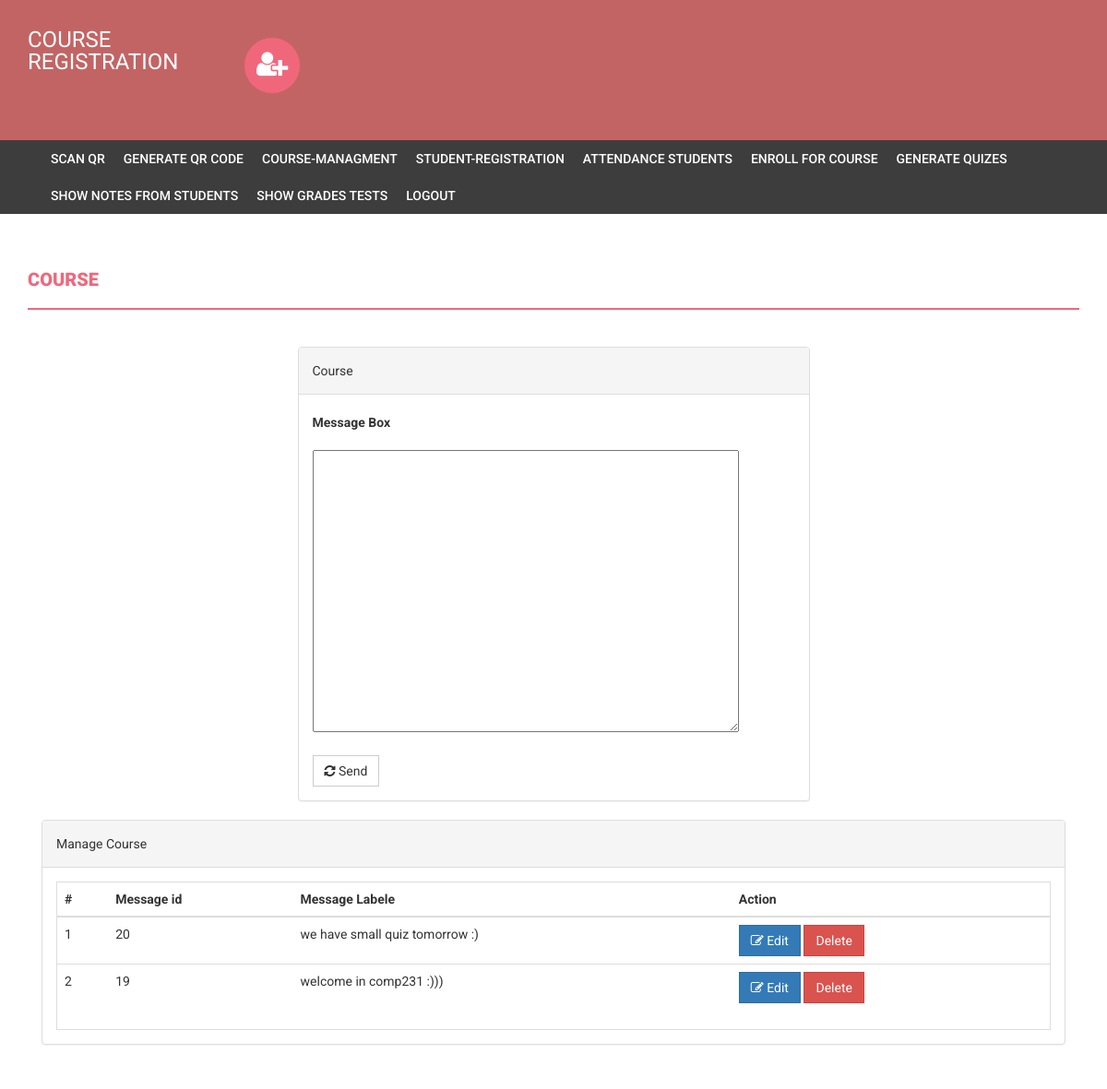
The app's page /send_message.php?id=19 (signed in) with its own data.
### tables this page shows
CREATE TABLE `posts` (
  `id` int(11) NOT NULL,
  `msg` varchar(100) NOT NULL,
  `courseid` int(11) NOT NULL
);

### Send_message.php (the view, shortened to what this page needs)
<?php
if (strlen($_SESSION['alogin']) == 0) {
    header('location:index.php');
} else {
    $id = intval($_GET['id']);
    ?>
<!DOCTYPE html>
<html xmlns="http://www.w3.org/1999/xhtml">
<head>
<link href="assets/css/bootstrap.css" rel="stylesheet" />
<link href="assets/css/font-awesome.css" rel="stylesheet" />
<link href="assets/css/style.css" rel="stylesheet" />
</head>
<body>
<?php include('includes/header.php');?>
<?php
if ($_SESSION['alogin'] != "") {
        include ('includes/menubar.php');
    }
    ?>
	<div class="content-wrapper">
		<div class="container">
			<div class="row">
				<div class="col-md-12">
					<h1 class="page-head-line">Course</h1>
				</div>
			</div>
			<div class="row">
				<div class="col-md-3"></div>
				<div class="col-md-6">
					<div class="panel panel-default">
						<div class="panel-heading">Course</div>
						<div class="panel-body">
							<form name="dept" method="post">
<label for="msg">Message Box</label>
<p>
								<div class="form-group">
									<textarea name="msg" id="msg" rows="10" cols="60" required></textarea>
								</div>
 <button type="submit" name="submit" class="btn btn-default">
									<i class=" fa fa-refresh "></i> Send
								</button>
							</form>
						</div>
					</div>
				</div>
			</div>
                <div class="col-md-12">
                    <div class="panel panel-default">
                        <div class="panel-heading">
                            Manage Course
                        </div>
                        <div class="panel-body">
                            <div class="table-responsive table-bordered">
                                <table class="table">
                                    <thead>
                                        <tr>
                                            <th>#</th>
                                            <th>Message id</th>
                                            <th>Message Labele</th>
                                            <th>Action</th>
                                        </tr>
                                    </thead>
                                    <tbody>
<?php
$sql=mysql_query("SELECT * FROM course INNER JOIN posts ON posts.courseid=course.id and course.id=$id;");
$cnt=1;
while($row=mysql_fetch_array($sql))
{
?>
                                        <tr>
                                            <td><?php echo $cnt;?></td>
                                            <td><?php echo htmlentities($row['id']);?></td>
                                            <td><?php echo htmlentities($row['msg']);?></td>
                                            <td>
                                            <a href="edit-Message.php?id=<?php echo $row['id']?>">
<button class="btn btn-primary"><i class="fa fa-edit "></i> Edit</button> </a>
  <a href="Send_message.php?id=<?php echo $row['id']?>&del=delete" onClick="return confirm('Are you sure you want to delete?')">
                                            <button class="btn btn-danger">Delete</button>
</a>
                                            </td>
                                        </tr>
<?php
$cnt++;
} ?>
                                    </tbody>
                                </table>
                            </div>
                        </div>
                    </div>
                </div>
		</div>
	</div>
</body>
</html>
<?php } ?>

### assets/css/style.css (style rules this page uses)
body { font-family: 'Roboto', sans-serif; line-height: 30px; }
.content-wrapper { margin-top: 40px; min-height: 600px; padding-bottom: 60px; }
.page-head-line { font-weight: 900; padding-bottom: 20px; border-bottom: 2px solid #F0677C; text-transform: uppercase; color: #F0677C; font-size: 20px; margin-bottom: 40px; }
.btn { border-radius: 0px; -webkit-border-radius: 0px; -moz-border-radius: 0px; }

### records on screen
posts: id "20", msg "we have small quiz tomorrow :)"
posts: id "19", msg "welcome in comp231 :)))"
